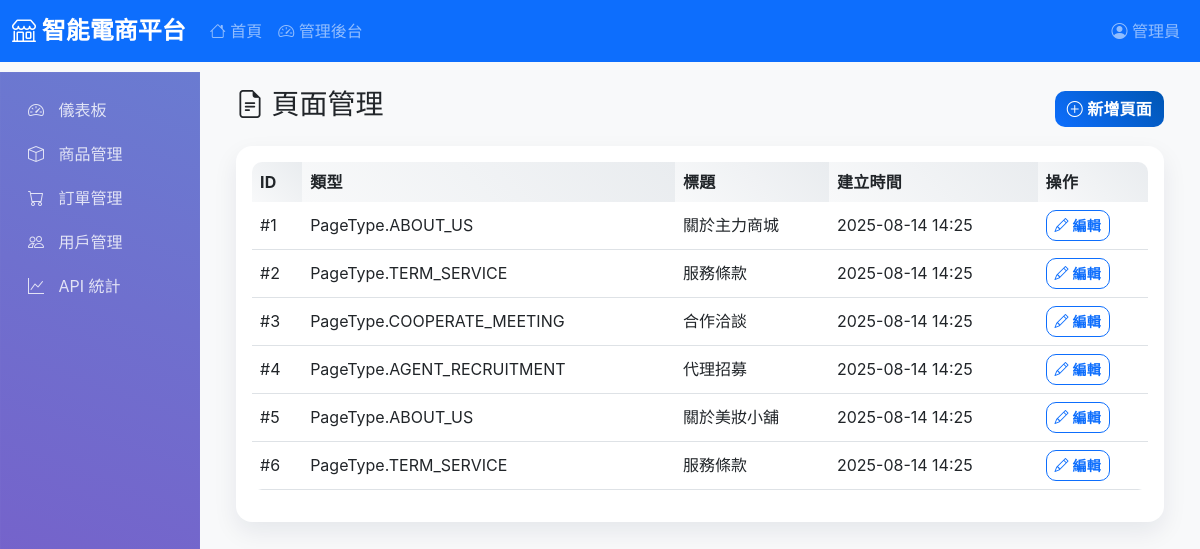
Screenshot of /admin/raw-pages (signed in) with the database file from the repository.
### app/models.py (models this page shows)
class TimestampMixin:
    created_at = Column(
        DateTime, server_default=func.now(), nullable=False,
        comment="建立時間（自動）", key="created_at"
    )
    updated_at = Column(
        DateTime, server_default=func.now(), onupdate=func.now(), nullable=False,
        comment="更新時間（自動）", key="updated_at"
    )
    deleted_at = Column(
        DateTime, nullable=True, comment="刪除時間（軟刪除用）", key="deleted_at"
    )

class RawPage(Base, TimestampMixin):
    __tablename__ = "raw_pages"
    id = Column(Integer, primary_key=True, comment="頁面唯一 ID", key="id")
    store_id = Column(Integer, ForeignKey("stores.id"), nullable=False, comment="商店 ID", key="store_id")
    type = Column(Enum(PageType), nullable=False, comment="頁面類型", key="type")
    title = Column(String(255), nullable=False, comment="標題", key="title")
    image = Column(String(500), nullable=True, comment="頁面圖片 URL", key="image")
    content = Column(Text, nullable=True, comment="頁面內容", key="content")
    store = relationship("Store", back_populates="raw_pages")

### app/web_api.py (the view)
@app.route('/admin/raw-pages')
@admin_required(AdminLevel.MANAGER)
def admin_raw_pages():
    pages = Interrogation.query.limit(0)  # placeholder to reference models
    raw_pages = []
    from .models import RawPage
    raw_pages = RawPage.query.order_by(RawPage.created_at.desc()).all()
    return render_template('admin/raw_pages.html', pages=raw_pages)

### app/web_api.py (called while the page is built)
def admin_required(level: AdminLevel = AdminLevel.STAFF):
    def decorator(f):
        @wraps(f)
        def wrapper(*args, **kwargs):
            if 'user_id' not in session:
                flash('請先登入', 'warning')
                return redirect(url_for('login'))
            user = User.query.get(session['user_id'])
            if not user:
                session.clear()
                return redirect(url_for('login'))
            if user.level.value < level.value:
                flash('權限不足', 'danger')
                return redirect(url_for('admin_dashboard'))
            return f(*args, **kwargs)
        return wrapper
    return decorator

### app/templates/admin/raw_pages.html (shortened to what this page needs)
{% extends "base.html" %}
{% block content %}
<div class="container-fluid py-3">
  <div class="d-flex justify-content-between align-items-center mb-3">
    <h3><i class="bi bi-file-earmark-text"></i> 頁面管理</h3>
    <a class="btn btn-primary" href="{{ url_for('admin_raw_page_new') }}"><i class="bi bi-plus-circle"></i> 新增頁面</a>
  </div>
  <div class="card">
    <div class="card-body">
      <div class="table-responsive">
        <table class="table align-middle">
          <thead>
            <tr>
              <th>ID</th>
              <th>類型</th>
              <th>標題</th>
              <th>建立時間</th>
              <th>操作</th>
            </tr>
          </thead>
          <tbody>
            {% for p in pages %}
            <tr>
              <td>#{{ p.id }}</td>
              <td>{{ p.type }}</td>
              <td>{{ p.title }}</td>
              <td>{{ p.created_at.strftime('%Y-%m-%d %H:%M') if p.created_at else '—' }}</td>
              <td>
                <a class="btn btn-sm btn-outline-primary" href="{{ url_for('admin_raw_page_edit', rid=p.id) }}"><i class="bi bi-pencil"></i> 編輯</a>
              </td>
            </tr>
            {% endfor %}
          </tbody>
        </table>
      </div>
    </div>
  </div>
</div>
{% endblock %}

### app/templates/base.html (style rules this page uses)
:root { --primary-color: #0d6efd; --secondary-color: #6c757d; --success-color: #198754; --info-color: #0dcaf0; --warning-color: #ffc107; --danger-color: #dc3545; --light-color: #f8f9fa; --dark-color: #212529; }
body { font-family: 'Inter', 'Segoe UI', -apple-system, BlinkMacSystemFont, "Helvetica Neue", Arial, sans-serif; background-color: #f8f9fa; }
.card { border: none; border-radius: 16px; box-shadow: 0 10px 24px rgba(15, 30, 67, 0.08); transition: all 0.3s ease; }
.btn { border-radius: 10px; font-weight: 600; letter-spacing: 0.2px; transition: all 0.25s ease; }
.btn-primary { background: linear-gradient(45deg, var(--primary-color), #0056b3); border: none; }
.table { border-radius: 10px; overflow: hidden; }
.table thead th { background: linear-gradient(45deg, #f8f9fa, #e9ecef); border: none; font-weight: 700; letter-spacing: 0.3px; color: var(--dark-color); }

### rows the page displays
RawPage: id "1", type "PageType.ABOUT_US", title "關於主力商城", created_at "2025-08-14 14:25"
RawPage: id "2", type "PageType.TERM_SERVICE", title "服務條款", created_at "2025-08-14 14:25"
RawPage: id "3", type "PageType.COOPERATE_MEETING", title "合作洽談", created_at "2025-08-14 14:25"
RawPage: id "4", type "PageType.AGENT_RECRUITMENT", title "代理招募", created_at "2025-08-14 14:25"
RawPage: id "5", type "PageType.ABOUT_US", title "關於美妝小舖", created_at "2025-08-14 14:25"
RawPage: id "6", type "PageType.TERM_SERVICE", title "服務條款", created_at "2025-08-14 14:25"
